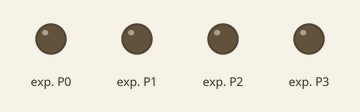
This program was run on a simulated Raspberry Pi (BCM pin numbers). Parts: output pins drawn as LEDs (lit = HIGH).

Above: at 0.2 s.
At 0.7 s:
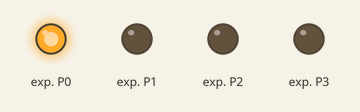
At 1.2 s:
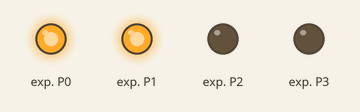
At 1.7 s:
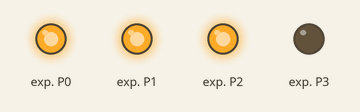
At 2.7 s:
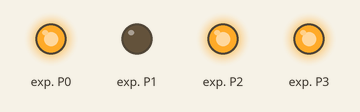
At 4.2 s:
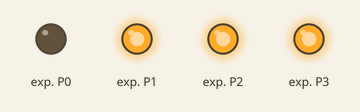
Timing chart, 0 to 4.6 s (numbered marks = the images above):
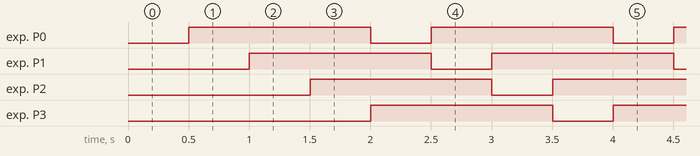

Measured:
- by itself, exp. P0–3: alternates HIGH for 1.5 s and LOW for 0.50 s

The program:

stuur_4_leds_PCF8574.py
```python
import smbus
import time

LED5 = 0b11111110
LED6 = 0b11111101
LED7 = 0b11111011
LED8 = 0b11110111

bus = smbus.SMBus(1)

addressPCF8574 = 0x38

def led_on_500ms(led_nr):
    bus.write_byte(addressPCF8574, led_nr)
    time.sleep(0.5)
    bus.write_byte(addressPCF8574, led_nr)

while True:
    led_on_500ms(LED5)
    led_on_500ms(LED6)
    led_on_500ms(LED7)
    led_on_500ms(LED8)

    
```
